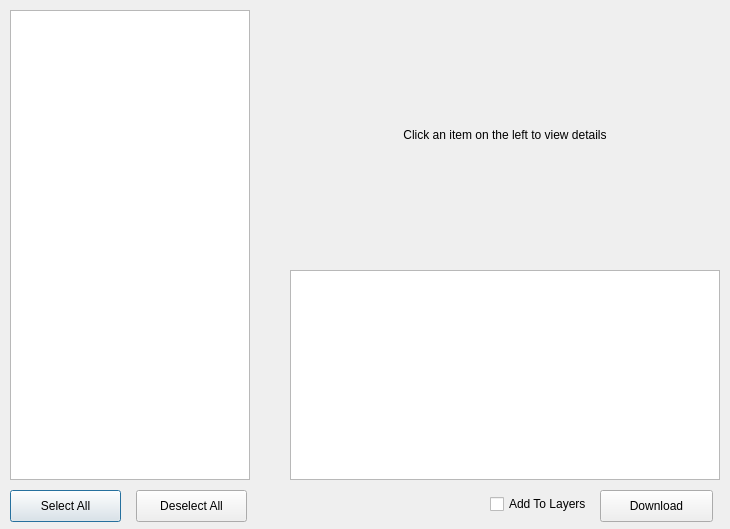
<?xml version="1.0" encoding="UTF-8"?>
<ui version="4.0">
 <class>STACBrowserDialogBase</class>
 <widget class="QDialog" name="STACBrowserDialogBase">
  <property name="geometry">
   <rect>
    <x>0</x>
    <y>0</y>
    <width>730</width>
    <height>529</height>
   </rect>
  </property>
  <property name="windowTitle">
   <string>STAC Browser</string>
  </property>
  <widget class="QScrollArea" name="scrollArea">
   <property name="geometry">
    <rect>
     <x>10</x>
     <y>10</y>
     <width>241</width>
     <height>471</height>
    </rect>
   </property>
   <property name="frameShape">
    <enum>QFrame::NoFrame</enum>
   </property>
   <property name="frameShadow">
    <enum>QFrame::Sunken</enum>
   </property>
   <property name="widgetResizable">
    <bool>true</bool>
   </property>
   <widget class="QWidget" name="scrollAreaWidgetContents">
    <property name="geometry">
     <rect>
      <x>0</x>
      <y>0</y>
      <width>241</width>
      <height>471</height>
     </rect>
    </property>
    <widget class="QListView" name="list">
     <property name="geometry">
      <rect>
       <x>0</x>
       <y>0</y>
       <width>240</width>
       <height>470</height>
      </rect>
     </property>
     <property name="spacing">
      <number>0</number>
     </property>
    </widget>
   </widget>
  </widget>
  <widget class="QTableWidget" name="propertiesTable">
   <property name="geometry">
    <rect>
     <x>290</x>
     <y>270</y>
     <width>430</width>
     <height>210</height>
    </rect>
   </property>
   <property name="sizeAdjustPolicy">
    <enum>QAbstractScrollArea::AdjustToContents</enum>
   </property>
   <attribute name="horizontalHeaderVisible">
    <bool>false</bool>
   </attribute>
   <attribute name="verticalHeaderVisible">
    <bool>false</bool>
   </attribute>
  </widget>
  <widget class="QPushButton" name="pushButton">
   <property name="geometry">
    <rect>
     <x>10</x>
     <y>490</y>
     <width>111</width>
     <height>32</height>
    </rect>
   </property>
   <property name="text">
    <string>Select All</string>
   </property>
  </widget>
  <widget class="QPushButton" name="pushButton_2">
   <property name="geometry">
    <rect>
     <x>136</x>
     <y>490</y>
     <width>111</width>
     <height>32</height>
    </rect>
   </property>
   <property name="text">
    <string>Deselect All</string>
   </property>
  </widget>
  <widget class="QLabel" name="imageView">
   <property name="geometry">
    <rect>
     <x>380</x>
     <y>10</y>
     <width>250</width>
     <height>250</height>
    </rect>
   </property>
   <property name="text">
    <string>Click an item on the left to view details</string>
   </property>
   <property name="alignment">
    <set>Qt::AlignCenter</set>
   </property>
  </widget>
  <widget class="QPushButton" name="pushButton_3">
   <property name="geometry">
    <rect>
     <x>600</x>
     <y>490</y>
     <width>113</width>
     <height>32</height>
    </rect>
   </property>
   <property name="text">
    <string>Download</string>
   </property>
  </widget>
  <widget class="QCheckBox" name="checkBox">
   <property name="geometry">
    <rect>
     <x>490</x>
     <y>494</y>
     <width>111</width>
     <height>20</height>
    </rect>
   </property>
   <property name="text">
    <string>Add To Layers</string>
   </property>
  </widget>
 </widget>
 <resources/>
 <connections/>
</ui>
